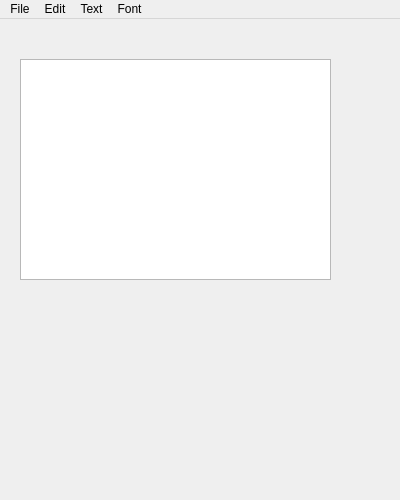
<?xml version="1.0" encoding="UTF-8"?>
<ui version="4.0">
 <class>MainWindow</class>
 <widget class="QMainWindow" name="MainWindow">
  <property name="geometry">
   <rect>
    <x>0</x>
    <y>0</y>
    <width>400</width>
    <height>500</height>
   </rect>
  </property>
  <property name="windowTitle">
   <string>My text editor</string>
  </property>
  <widget class="QWidget" name="centralwidget">
   <widget class="QWidget" name="verticalLayoutWidget">
    <property name="geometry">
     <rect>
      <x>20</x>
      <y>40</y>
      <width>311</width>
      <height>221</height>
     </rect>
    </property>
    <layout class="QVBoxLayout" name="verticalLayout">
     <item>
      <widget class="QTextEdit" name="textEdit"/>
     </item>
    </layout>
   </widget>
  </widget>
  <widget class="QMenuBar" name="menubar">
   <property name="geometry">
    <rect>
     <x>0</x>
     <y>0</y>
     <width>400</width>
     <height>21</height>
    </rect>
   </property>
   <widget class="QMenu" name="menuFile">
    <property name="title">
     <string>File</string>
    </property>
    <addaction name="actionNew"/>
    <addaction name="actionOpen"/>
    <addaction name="actionSave"/>
    <addaction name="separator"/>
    <addaction name="actionPrint"/>
    <addaction name="kon_4"/>
   </widget>
   <widget class="QMenu" name="menuEdit">
    <property name="title">
     <string>Edit</string>
    </property>
    <addaction name="actionCopy"/>
    <addaction name="actionPaste"/>
    <addaction name="actionCut"/>
    <addaction name="separator"/>
    <addaction name="actionUndo"/>
    <addaction name="actionRedo"/>
    <addaction name="separator"/>
    <addaction name="actionFind_replace"/>
   </widget>
   <widget class="QMenu" name="menuText_format">
    <property name="title">
     <string>Text</string>
    </property>
    <addaction name="actionBold"/>
    <addaction name="actionItalics"/>
    <addaction name="actionUnderline"/>
    <addaction name="actionPlain"/>
   </widget>
   <widget class="QMenu" name="menuFont">
    <property name="title">
     <string>Font</string>
    </property>
    <addaction name="actionFont"/>
    <addaction name="actionColor"/>
   </widget>
   <addaction name="menuFile"/>
   <addaction name="menuEdit"/>
   <addaction name="menuText_format"/>
   <addaction name="menuFont"/>
  </widget>
  <action name="actionNew">
   <property name="text">
    <string>New</string>
   </property>
  </action>
  <action name="actionOpen">
   <property name="text">
    <string>Open</string>
   </property>
  </action>
  <action name="actionSave">
   <property name="text">
    <string>Save</string>
   </property>
  </action>
  <action name="kon_4">
   <property name="text">
    <string>Exit</string>
   </property>
  </action>
  <action name="actionCopy">
   <property name="text">
    <string>Copy</string>
   </property>
  </action>
  <action name="actionPaste">
   <property name="text">
    <string>Paste</string>
   </property>
  </action>
  <action name="actionCut">
   <property name="text">
    <string>Cut</string>
   </property>
  </action>
  <action name="actionUndo">
   <property name="text">
    <string>Undo</string>
   </property>
  </action>
  <action name="actionRedo">
   <property name="text">
    <string>Redo</string>
   </property>
  </action>
  <action name="actionBold">
   <property name="text">
    <string>Bold</string>
   </property>
  </action>
  <action name="actionItalics">
   <property name="text">
    <string>Italics</string>
   </property>
  </action>
  <action name="actionUnderline">
   <property name="text">
    <string>Underline</string>
   </property>
  </action>
  <action name="actionPlain">
   <property name="text">
    <string>Plain</string>
   </property>
  </action>
  <action name="actionFind_replace">
   <property name="text">
    <string>Find and replace</string>
   </property>
  </action>
  <action name="actionColor">
   <property name="text">
    <string>Color</string>
   </property>
  </action>
  <action name="actionFont">
   <property name="text">
    <string>Font</string>
   </property>
  </action>
  <action name="actionPrint">
   <property name="text">
    <string>Print</string>
   </property>
  </action>
 </widget>
 <resources/>
 <connections/>
</ui>
